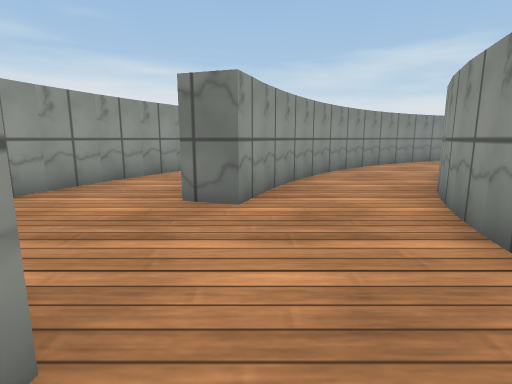
[1] (above)

24 first-person views from a walk through a Unity game level. The camera is 0.51 m above the floor, tilts 10° down and sees 80° across. The floor is counted in squares, 0.5 m on a side. Each view is taken from the middle of a square. On the plan, view 1 faces up. The plan holds only what a view shows up to about 12 squares ahead; the rest is blank. The place goes on beyond the plan. The player character is not drawn. Surface patterns are stand-ins for the level's own textures.

[2]
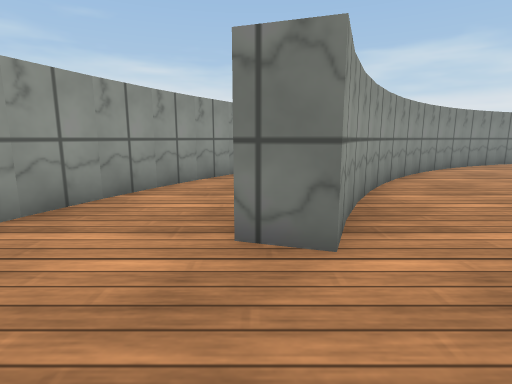

[3]
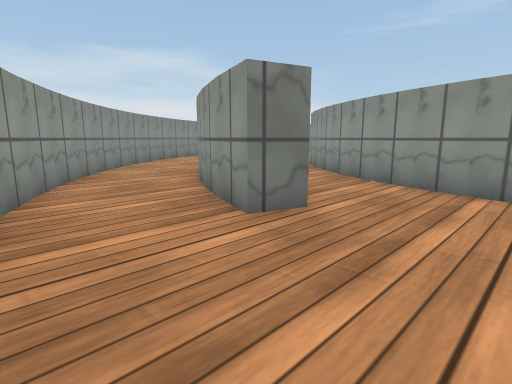

[4]
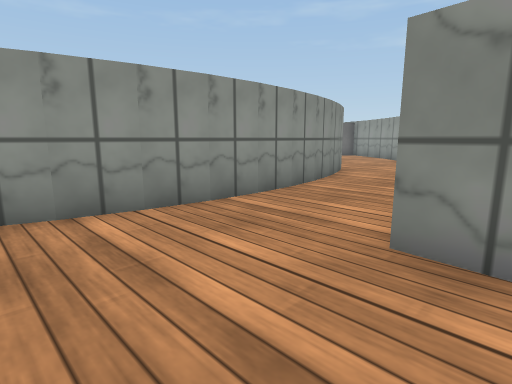

[5]
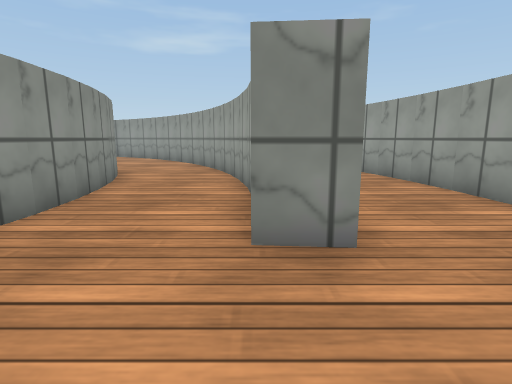

[6]
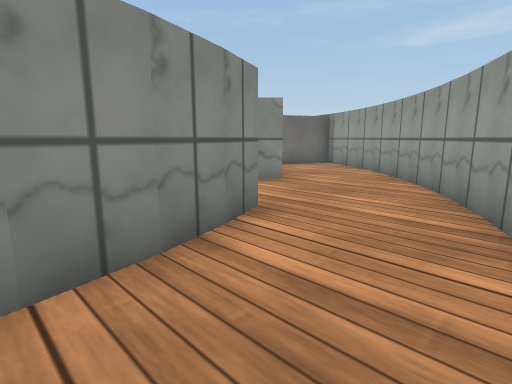

[7]
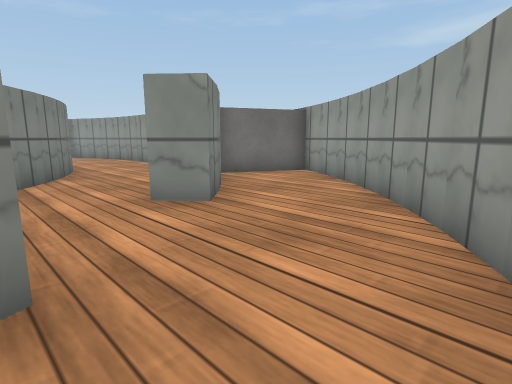

[8]
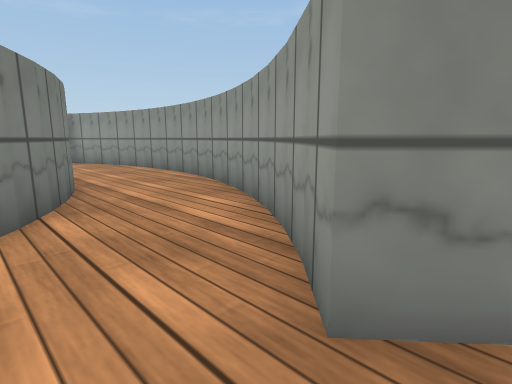

[9]
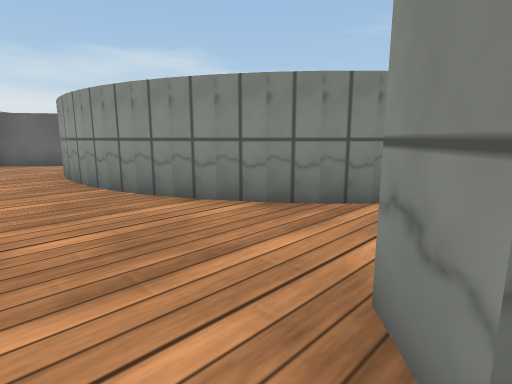

[10]
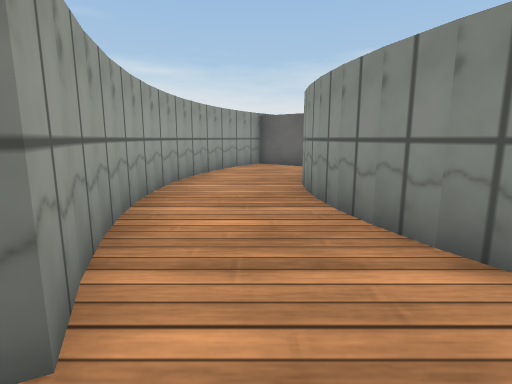

[11]
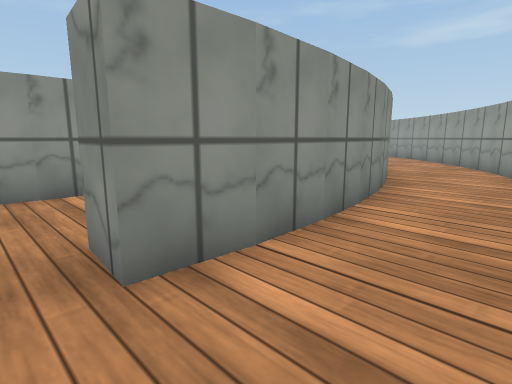

[12]
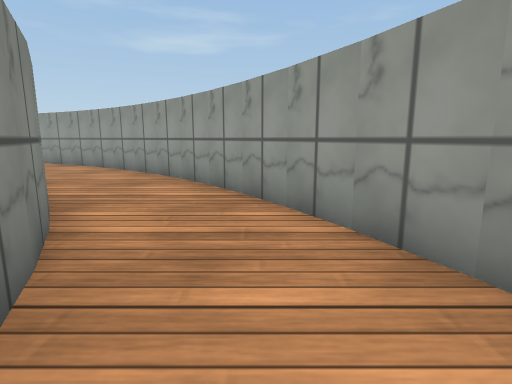

[13]
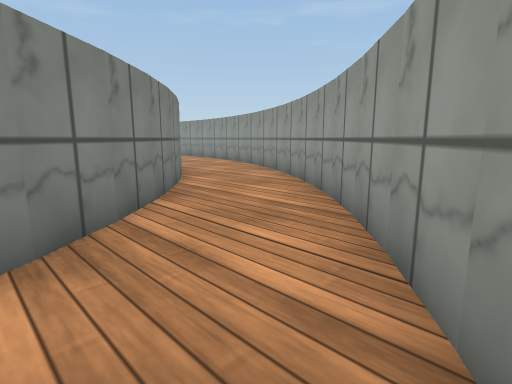

[14]
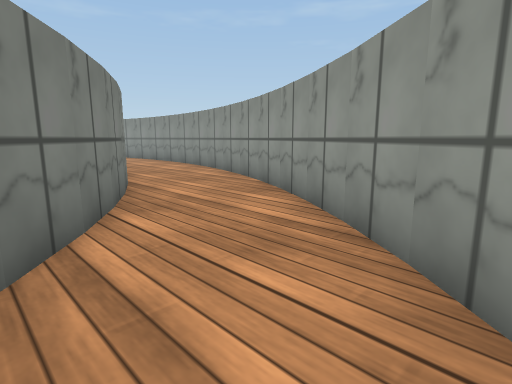

[15]
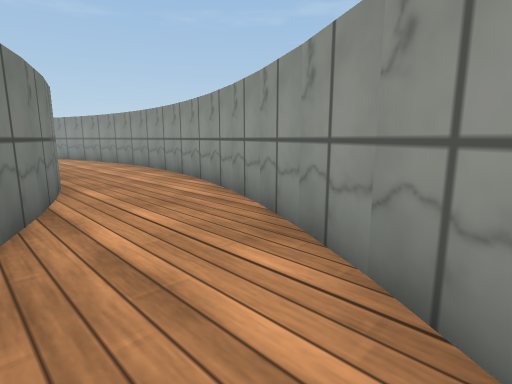

[16]
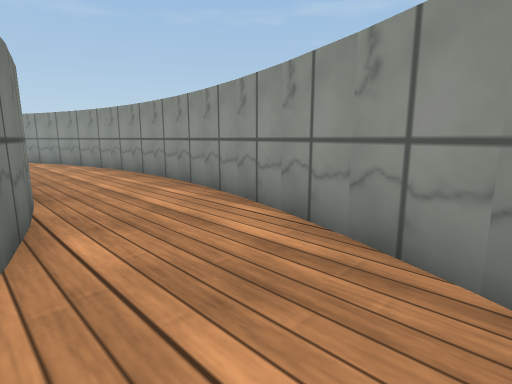

[17]
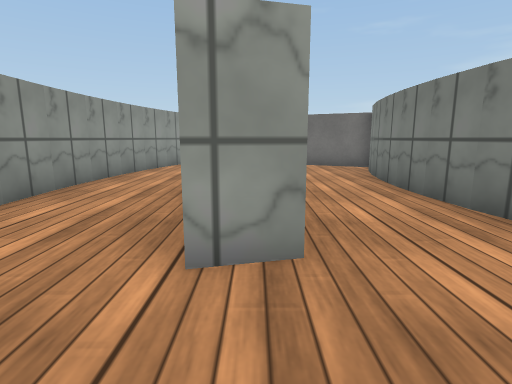

[18]
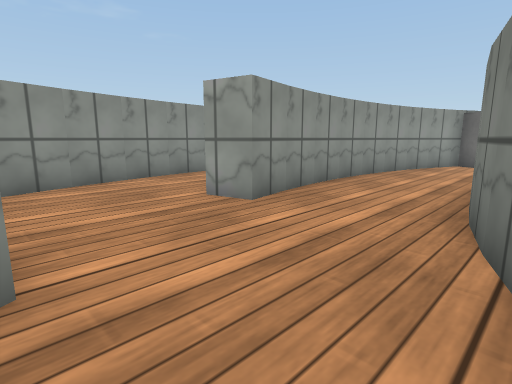

[19]
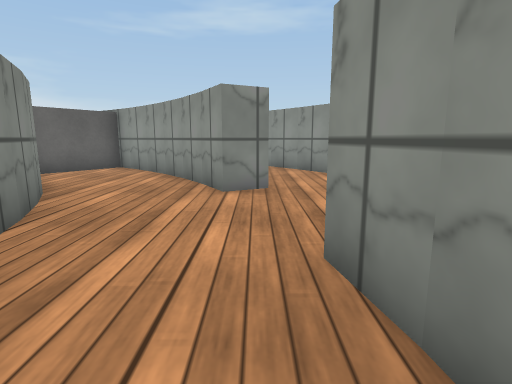

[20]
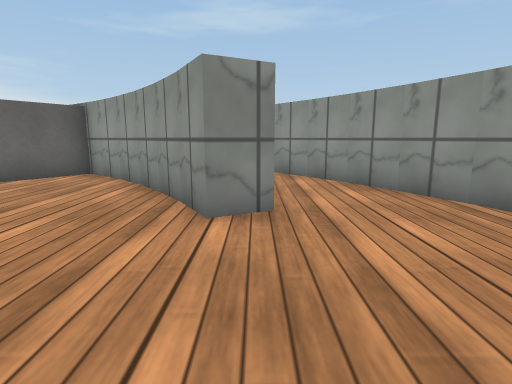

[21]
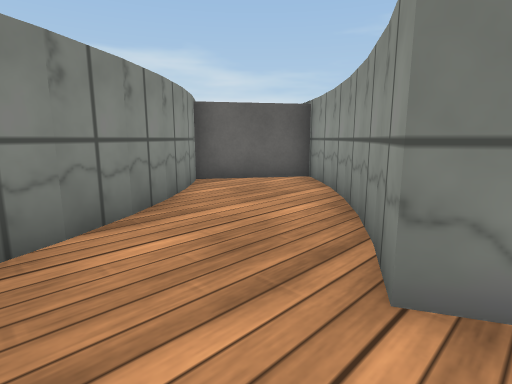

[22]
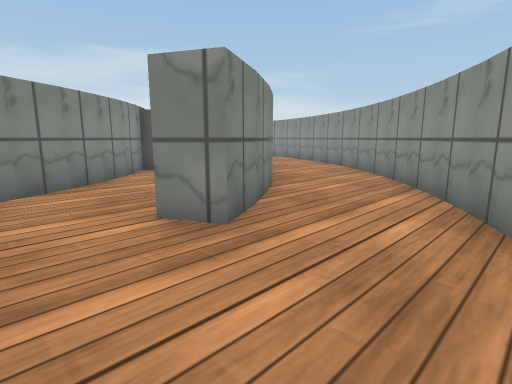

[23]
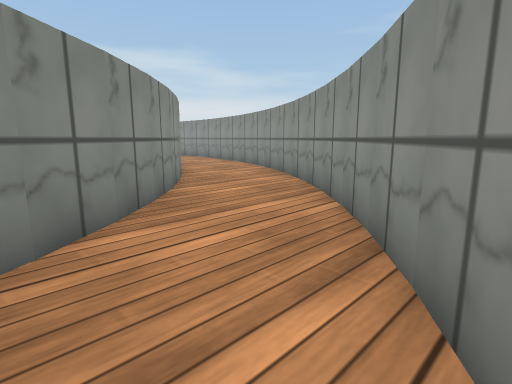

[24]
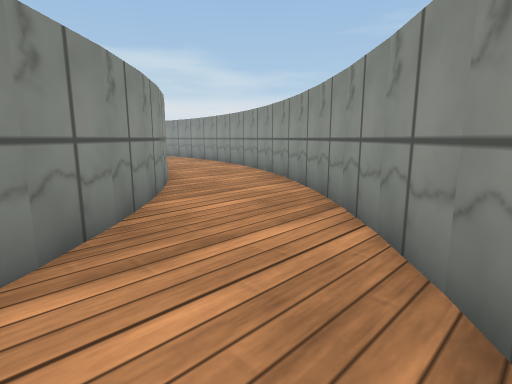

### Floor plan
Key: @ floor where view 1 was taken; # wall or solid block; . floor; B block.
Columns run from 5 left of view 1 to 32 right of it. Each row starts with its distance up from view 1.
 14      ##     ###
 13     ##..  ###.
 12     #... ##..
 11    ##.. ##..
 10   ##.. ##...
  9   #...##...#
  8  ##..##...##
  7  #...##..##
  6  #..##...##BB
  5  #..##..##..B
  4  .......##..
  3  ......##...
  2  ......##..#
  1  ..##..##..#
  0  ..# @.##..#
 -1 #..# ..##..#
 -2 #..##..##..##
 -3 #..##..##...#
 -4 #..###..##..##
 -5 ##..##..##...##                    ..
 -6  #..##........##                   ..#
 -7  #...##........###          #B    ...#
 -8  ##..##...###....#         ##BB ##..##
 -9   #...##...###..........  ##..B##...#
-10   ##..###... ###.......####...###..##
-11    ##..###...B###########....###..##
-12     #...###.BBB.#######.....###...#
-13     ##...####B............####...##
-14      ##....#####..........##....##
-15       ###....##########.......###
-16         ##.....###    #......##
-17          ###...............###
-18            ####.........####
-19               ###########

Where each view was taken, in squares from view 1:
view 1: 0 up, 0 right, facing up
view 2: 2 up, 1 left, facing up
view 3: 2 up, 4 left, facing up-right
view 4: 4 up, 2 left, facing down-right
view 5: 4 up, 1 left, facing down
view 6: 2 down, 0 right, facing down-right
view 7: 5 down, 1 right, facing down-right
view 8: 6 down, 5 right, facing down-right
view 9: 8 down, 4 right, facing up-right
view 10: 6 down, 5 right, facing up
view 11: 2 up, 4 left, facing down-right
view 12: 5 down, 2 left, facing down
view 13: 9 down, 2 left, facing down-right
view 14: 12 down, 1 right, facing down-right
view 15: 14 down, 3 right, facing down-right
view 16: 15 down, 6 right, facing down-right
view 17: 15 down, 20 right, facing left
view 18: 11 down, 21 right, facing down-left
view 19: 14 down, 15 right, facing right
view 20: 14 down, 17 right, facing right
view 21: 14 down, 19 right, facing up-right
view 22: 17 down, 19 right, facing up-right
view 23: 16 down, 23 right, facing up-right
view 24: 15 down, 24 right, facing up-right
